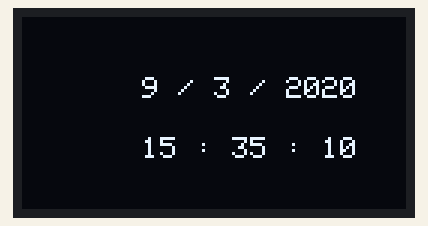
Simulated run of this program. Board: Arduino Uno, built with avr-gcc and run on an emulated ATmega328P. Shown: 128×64 one-colour display. The local clock reads 2024-03-15 10:24:30 at power-on unless the program sets it.

Above: at 0.1 s.
At 4.3 s:
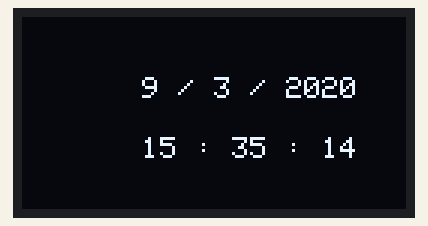
At 7.4 s:
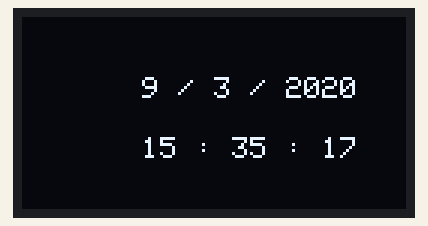
At 18.7 s:
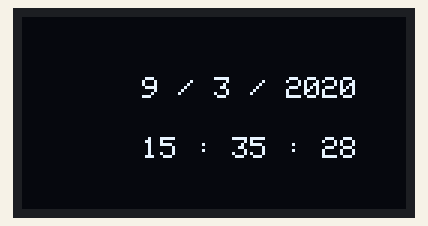
At 28.0 s:
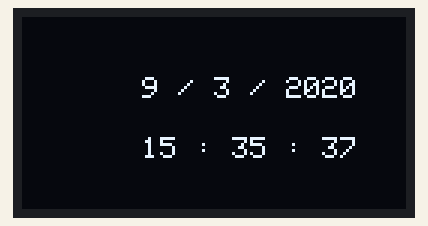
At 38.3 s:
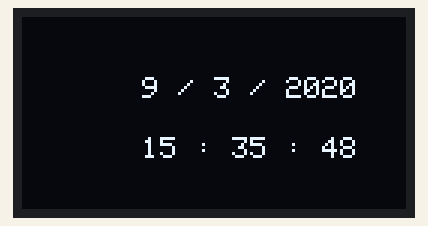

Measured:
- what the display in image 0 shows lasts 1.0 s, from 0.1 s to 1.1 s

The program:

main.cpp
```cpp
#include <Arduino.h>
#include <ThreeWire.h>
#include <RtcDS1302.h>
#include <Adafruit_GFX.h>
#include <Adafruit_SSD1306.h>
#include <string.h>

#define SCREEN_WIDTH 128 // OLED display width, in pixels
#define SCREEN_HEIGHT 64 // OLED display height, in pixels
#define OLED_RESET -1 // Reset pin # (or -1 if sharing Arduino reset pin)
#define adjustHeight 15
#define cursor_height_1 20
#define cursor_width_1 50
#define cursor_height_2 40
#define cursor_width_2 40

Adafruit_SSD1306 display(SCREEN_WIDTH, SCREEN_HEIGHT, &Wire, OLED_RESET);

ThreeWire myWire(8, 9, 10); // IO, SCLK, CE
RtcDS1302<ThreeWire>
Rtc(myWire);

void displayDate(const RtcDateTime& dt)
{
  display.clearDisplay();
  display.setTextSize(1);
  display.setTextColor(WHITE);

  display.setCursor(cursor_width_2, cursor_height_1);
  display.print(String(dt.Day()) + " / " + String(dt.Month()) + " / " + String(dt.Year()));

  display.setCursor(cursor_width_2, cursor_height_2);
  display.print(String(dt.Hour()) + " : " + String(dt.Minute()) + " : " + String(dt.Second()));

  display.display();
}

void setup()
{
  Serial.begin(9600);
  Rtc.Begin();
  RtcDateTime setting_time(2020, 3, 9, 15, 35, 10);// year, month, dayOfMonth, hour, minute, second
  Rtc.SetDateTime(setting_time);

  display.begin(SSD1306_SWITCHCAPVCC, 0x3c); //initialize I2C addr 0x3c
  display.clearDisplay(); // clears the screen and buffer
  display.display();
 }
void loop()
{
  RtcDateTime now = Rtc.GetDateTime();
  displayDate(now);
  delay(1000);
}
```
